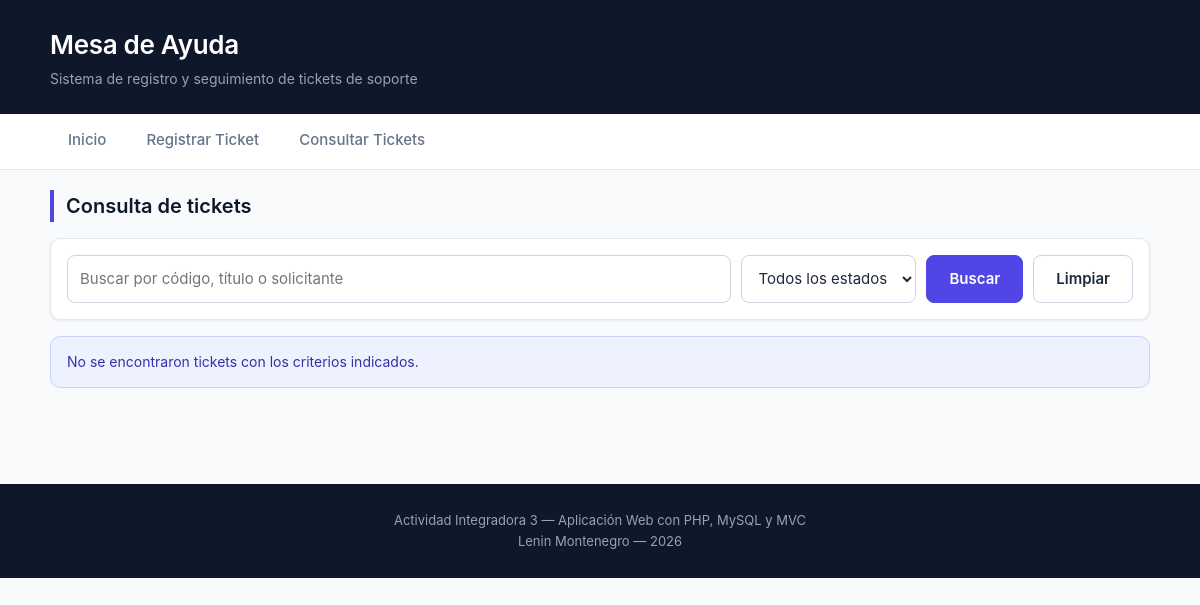
Page /index.php?controlador=ticket&accion=listar on the earlier database version.
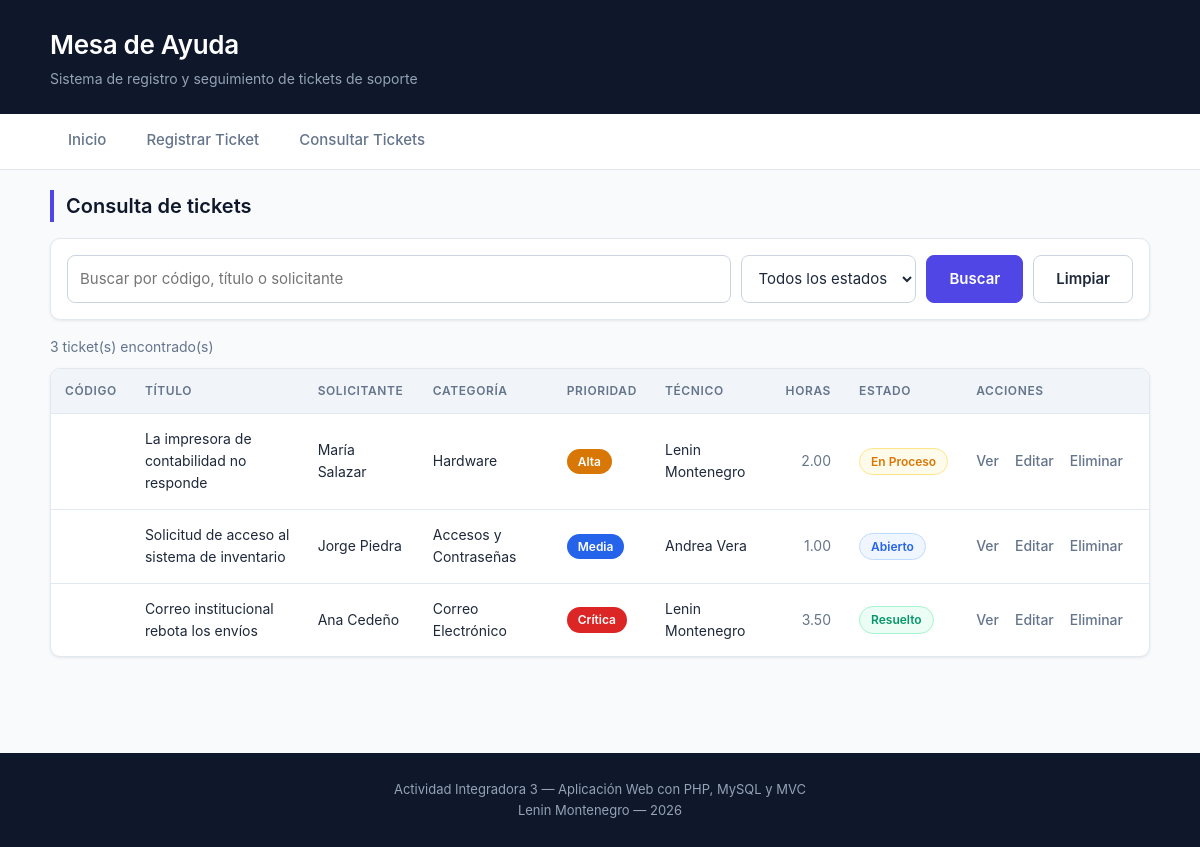
Same page on the later database version.
### tables this page shows
CREATE TABLE tickets (
    id_ticket           INT AUTO_INCREMENT PRIMARY KEY,
    codigo              VARCHAR(20)  NOT NULL,
    titulo              VARCHAR(100) NOT NULL,
    descripcion         TEXT         NOT NULL,
    solicitante         VARCHAR(80)  NOT NULL,
    correo_solicitante  VARCHAR(100) NOT NULL,
    id_categoria        INT          NOT NULL,
    id_prioridad        INT          NOT NULL,
    id_tecnico          INT          NULL,
    horas_estimadas     DECIMAL(5,2) NOT NULL DEFAULT 1.00,
    estado              ENUM('Abierto','En Proceso','Resuelto','Cerrado') NOT NULL DEFAULT 'Abierto',
    fecha_creacion      DATETIME     NOT NULL DEFAULT CURRENT_TIMESTAMP,
    fecha_actualizacion DATETIME     NOT NULL DEFAULT CURRENT_TIMESTAMP ON UPDATE CURRENT_TIMESTAMP,
    CONSTRAINT fk_ticket_categoria FOREIGN KEY (id_categoria) REFERENCES categorias(id_categoria),
    CONSTRAINT fk_ticket_prioridad FOREIGN KEY (id_prioridad) REFERENCES prioridades(id_prioridad),
    CONSTRAINT fk_ticket_tecnico   FOREIGN KEY (id_tecnico)   REFERENCES tecnicos(id_tecnico)
);

CREATE TABLE categorias (
    id_categoria INT AUTO_INCREMENT PRIMARY KEY,
    nombre       VARCHAR(50) NOT NULL
);

CREATE TABLE prioridades (
    id_prioridad INT AUTO_INCREMENT PRIMARY KEY,
    nombre       VARCHAR(20) NOT NULL,
    color        VARCHAR(7)  NOT NULL
);

### controllers/TicketController.php (called while the page is built, shortened)
<?php
require_once __DIR__ . "/../models/Tickets.php";
class TicketController
{
    private $ticket;
    public function __construct()
    {
        $this->ticket = new Ticket();
    }
    public function listar()
    {
        $busqueda = trim((isset($_GET["busqueda"]) ? $_GET["busqueda"] : ""));
        $estado = isset($_GET["estado"]) ? $_GET["estado"] : "";
        $tickets = $this->ticket->listar($busqueda, $estado);
        require __DIR__ . "/../views/tickets/listar.php";
    }
}

### models/Tickets.php (called while the page is built, shortened)
<?php
class Ticket
{
    public function listar($busqueda = "", $estado = "")
    {
        $conexion = Conexion::obtener();
        $sql = "SELECT  t.id_ticket, t.codigo, t.titulo, t.solicitante,
                        t.horas_estimadas, t.estado, t.fecha_creacion,
                        c.nombre AS categoria,
                        p.nombre AS prioridad, p.color,
                        IFNULL(e.nombre, 'Sin asignar') AS tecnico
                FROM    tickets t
                        INNER JOIN categorias  c ON t.id_categoria = c.id_categoria
                        INNER JOIN prioridades p ON t.id_prioridad = p.id_prioridad
                        LEFT  JOIN tecnicos    e ON t.id_tecnico   = e.id_tecnico
                WHERE   1 = 1";
        $parametros = [];
        $sql .= " ORDER BY t.fecha_creacion DESC";
        $sentencia = $conexion->prepare($sql);
        $sentencia->execute($parametros);
        return $sentencia->fetchAll();
    }
}

### config/funciones.php (called while the page is built, shortened)
<?php
function claseEstado($estado)
{
    $clase = "";
    switch ($estado) {
        case "Abierto":
            $clase = "estado-abierto";
            break;
        case "En Proceso":
            $clase = "estado-en-proceso";
            break;
        case "Resuelto":
            $clase = "estado-resuelto";
            break;
    }
    return $clase;
}

### views/tickets/listar.php (the view, shortened to what this page needs)
<?php require __DIR__ . "/../layouts/encabezado.php"; ?>
<section class="seccion">
    <h2 class="titulo-seccion">Consulta de tickets</h2>
    <form class="barra-busqueda" action="index.php" method="GET">
        <input type="text" name="busqueda" placeholder="Buscar por código, título o solicitante"
               value="<?php echo htmlspecialchars($busqueda); ?>" />
        <select name="estado">
            <option value="">Todos los estados</option>
        </select>
        <button class="boton" type="submit">Buscar</button>
        <a class="boton boton-claro" href="index.php?controlador=ticket&amp;accion=listar">Limpiar</a>
    </form>
    <?php if (count($tickets) === 0) { ?>
        <p class="aviso aviso-info">No se encontraron tickets con los criterios indicados.</p>
    <?php } else { ?>
        <p class="resultado-conteo"><?php echo count($tickets); ?> ticket(s) encontrado(s)</p>
        <div class="tabla-contenedor">
            <table class="tabla">
                <thead>
                    <tr>
                        <th>Código</th>
                        <th>Título</th>
                        <th>Solicitante</th>
                        <th>Categoría</th>
                        <th>Prioridad</th>
                        <th>Técnico</th>
                        <th>Horas</th>
                        <th>Estado</th>
                        <th>Acciones</th>
                    </tr>
                </thead>
                <tbody>
                    <?php foreach ($tickets as $fila) { ?>
                        <tr>
                            <td class="celda-codigo"><?php echo htmlspecialchars($fila["codigo"]); ?></td>
                            <td><?php echo htmlspecialchars($fila["titulo"]); ?></td>
                            <td><?php echo htmlspecialchars($fila["solicitante"]); ?></td>
                            <td><?php echo htmlspecialchars($fila["categoria"]); ?></td>
                            <td>
                                <span class="etiqueta" style="background-color: <?php echo $fila["color"]; ?>">
                                    <?php echo htmlspecialchars($fila["prioridad"]); ?>
                                </span>
                            </td>
                            <td><?php echo htmlspecialchars($fila["tecnico"]); ?></td>
                            <td class="celda-numero"><?php echo number_format($fila["horas_estimadas"], 2); ?></td>
                            <td>
                                <span class="estado <?php echo claseEstado($fila["estado"]); ?>">
                                    <?php echo htmlspecialchars($fila["estado"]); ?>
                                </span>
                            </td>
                            <td class="celda-acciones">
                                <a class="enlace-accion"
                                    href="index.php?controlador=ticket&amp;accion=detalle&amp;id=<?php echo $fila["id_ticket"]; ?>">Ver</a>
                                <a class="enlace-accion"
                                    href="index.php?controlador=ticket&amp;accion=editar&amp;id=<?php echo $fila["id_ticket"]; ?>">Editar</a>
                                <a class="enlace-accion enlace-eliminar"
                                   href="index.php?controlador=ticket&amp;accion=eliminar&amp;id=<?php echo $fila["id_ticket"]; ?>"
                                   data-codigo="<?php echo htmlspecialchars($fila["codigo"]); ?>">Eliminar</a>
                            </td>
                        </tr>
                    <?php } ?>
                </tbody>
            </table>
        </div>
    <?php } ?>
</section>
<?php require __DIR__ . "/../layouts/pie.php"; ?>

### index.php
<?php
require_once __DIR__ . "/config/funciones.php";
require_once __DIR__ . "/controllers/TicketController.php";
$controlador = isset($_GET["controlador"]) ? $_GET["controlador"] : "ticket";
$accion = isset($_GET["accion"]) ? $_GET["accion"] : "inicio";
$accionesValidas = [
    "inicio",
    "crear",
    "guardar",
    "listar",
    "detalle",
    "editar",
    "actualizar",
    "eliminar"
];
if ($controlador === "ticket" && in_array($accion, $accionesValidas)) {
    $objeto = new TicketController();
    $objeto->$accion();
} else {
    $objeto = new TicketController();
    $objeto->inicio();
}

### views/layouts/encabezado.php (shortened to what this page needs)
<!DOCTYPE html>
<html lang="es">
    <head>
        <link rel="stylesheet" href="css/estilos.css" />
    </head>
    <body>
        <header class="encabezado">
            <div class="contenedor encabezado-contenido">
                <h1 class="titulo-sistema">Mesa de Ayuda</h1>
                <p class="subtitulo-sistema">Sistema de registro y seguimiento de tickets de soporte</p>
            </div>
            <div class="nav-bg">
                <nav class="navegacion">
                    <a href="index.php?controlador=ticket&amp;accion=inicio">Inicio</a>
                    <a href="index.php?controlador=ticket&amp;accion=crear">Registrar Ticket</a>
                    <a href="index.php?controlador=ticket&amp;accion=listar">Consultar Tickets</a>
                </nav>
            </div>
        </header>
        <main class="contenedor">

### views/layouts/pie.php (shortened to what this page needs)
        </main>
        <footer class="pie">
            <p>Actividad Integradora 3 &mdash; Aplicación Web con PHP, MySQL y MVC</p>
            <p>Lenin Montenegro &mdash; <?php echo date("Y"); ?></p>
        </footer>
    </body>
</html>

Differences in the rows shown:
added tickets: titulo "La impresora de contabilidad no responde", solicitante "María Salazar", id_categoria.nombre "Hardware", id_prioridad.nombre "Alta", tecnico "Lenin Montenegro", horas_estimadas "2.00", estado "En Proceso"
added tickets: titulo "Solicitud de acceso al sistema de inventario", solicitante "Jorge Piedra", id_categoria.nombre "Accesos y Contraseñas", id_prioridad.nombre "Media", tecnico "Andrea Vera", horas_estimadas "1.00", estado "Abierto"
added tickets: titulo "Correo institucional rebota los envíos", solicitante "Ana Cedeño", id_categoria.nombre "Correo Electrónico", id_prioridad.nombre "Crítica", tecnico "Lenin Montenegro", horas_estimadas "3.50", estado "Resuelto"
Other differences:
count($tickets): (not shown) → "3"
text no longer shown: "No se encontraron tickets con los criterios indicados."
text now shown: "ticket(s) encontrado(s) CÓDIGO TÍTULO SOLICITANTE CATEGORÍA PRIORIDAD TÉCNICO HORAS ESTADO ACCIONES"
